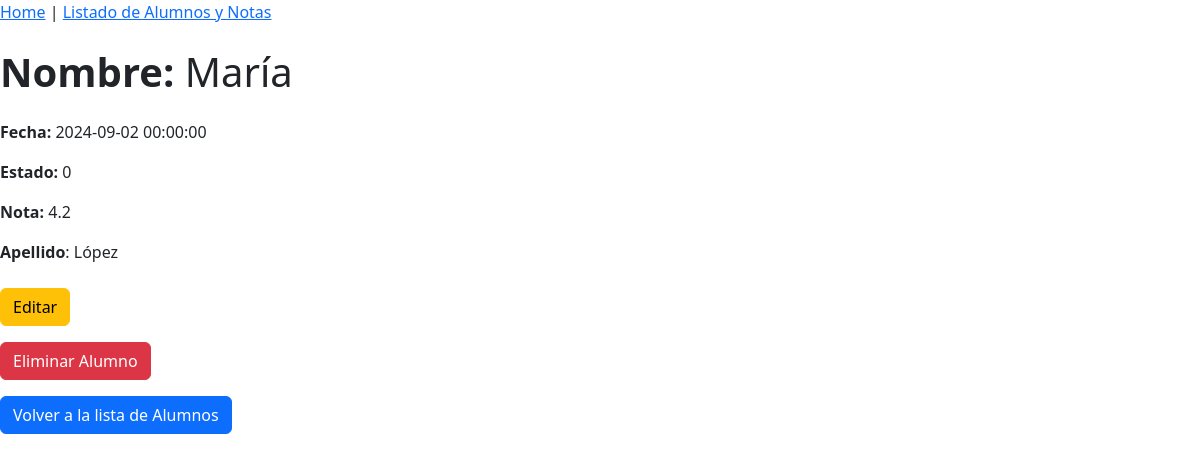
Screenshot of /post/2 with the database file from the repository.
### tables this page shows
CREATE TABLE alumnos (
    id INTEGER PRIMARY KEY AUTOINCREMENT,
    nombre TEXT NOT NULL,
    apellido TEXT NOT NULL,
    aprobado BOOLEAN NOT NULL,
    nota REAL NOT NULL,
    fecha TIMESTAMP NOT NULL
);

### app.py (the view)
@app.route('/post/<int:post_id>', methods=['GET'])
def get_one_post(post_id):
    if request.method == "GET":
        conn = get_db_connection()
        post = conn.execute('SELECT * FROM alumnos WHERE id = ?', (post_id,)).fetchone()
        conn.close()
    return render_template('post/post.html', post=post)

### db.py (called while the page is built)
def get_db_connection():
    conn = sqlite3.connect('alumnos.db')
    conn.row_factory = sqlite3.Row
    return conn

### templates/post/post.html (shortened to what this page needs)
{% extends 'base.html' %}
{% block content %}
    <h1 class="my-4"><strong>Nombre:</strong> {{ post['nombre'] }}</h1>
    <p><strong>Fecha:</strong> {{ post['fecha'] }}</p>
    <p><strong>Estado:</strong> {{ post['aprobado'] }}</p>
    <p><strong>Nota:</strong> {{ post['nota'] }}</p>
    <p class="mb-4"><strong>Apellido</strong>: {{ post['apellido'] }}</p>
    <a href="{{ url_for('edit_one_post', post_id=post['id']) }}" class="btn btn-warning mb-3">
        Editar
    </a>
    <form action="{{ url_for('delete_one_post', post_id=post['id']) }}" method="POST">
        <button type="submit" class="btn btn-danger mb-3"
        onclick="return confirm('¿Estás seguro de que quieres eliminar al alumno?')">
            Eliminar Alumno
        </button>
    </form>
    <a href="{{ url_for('get_all_post') }}" class="btn btn-primary">
        Volver a la lista de Alumnos
    </a>
{% endblock %}

### rows the page displays
alumnos: nombre "María", fecha "2024-09-02 00:00:00", aprobado "0", nota "4.2", apellido "López"
